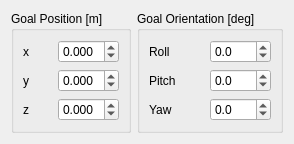
            <widget class="QWidget" name="right_arm_task_control">
             <attribute name="title">
              <string>Tsak Control</string>
             </attribute>
             <layout class="QGridLayout" name="gridLayout_23">
              <item row="0" column="0">
               <widget class="QGroupBox" name="right_goal_position_box">
                <property name="title">
                 <string>Goal Position [m]</string>
                </property>
                <layout class="QGridLayout" name="gridLayout_21">
                 <item row="0" column="0">
                  <widget class="QLabel" name="right_goal_x_txt">
                   <property name="text">
                    <string>x</string>
                   </property>
                   <property name="alignment">
                    <set>Qt::AlignLeading|Qt::AlignLeft|Qt::AlignVCenter</set>
                   </property>
                  </widget>
                 </item>
                 <item row="1" column="0">
                  <widget class="QLabel" name="right_goal_y_txt">
                   <property name="text">
                    <string>y</string>
                   </property>
                  </widget>
                 </item>
                 <item row="1" column="1">
                  <widget class="QDoubleSpinBox" name="right_goal_y">
                   <property name="decimals">
                    <number>3</number>
                   </property>
                   <property name="minimum">
                    <double>-1.000000000000000</double>
                   </property>
                   <property name="maximum">
                    <double>1.000000000000000</double>
                   </property>
                   <property name="singleStep">
                    <double>0.010000000000000</double>
                   </property>
                  </widget>
                 </item>
                 <item row="0" column="1">
                  <widget class="QDoubleSpinBox" name="right_goal_x">
                   <property name="decimals">
                    <number>3</number>
                   </property>
                   <property name="minimum">
                    <double>-1.000000000000000</double>
                   </property>
                   <property name="maximum">
                    <double>1.000000000000000</double>
                   </property>
                   <property name="singleStep">
                    <double>0.010000000000000</double>
                   </property>
                   <property name="value">
                    <double>0.000000000000000</double>
                   </property>
                  </widget>
                 </item>
                 <item row="2" column="0">
                  <widget class="QLabel" name="right_goal_z_txt">
                   <property name="text">
                    <string>z</string>
                   </property>
                  </widget>
                 </item>
                 <item row="2" column="1">
                  <widget class="QDoubleSpinBox" name="right_goal_z">
                   <property name="decimals">
                    <number>3</number>
                   </property>
                   <property name="minimum">
                    <double>-1.000000000000000</double>
                   </property>
                   <property name="maximum">
                    <double>1.000000000000000</double>
                   </property>
                   <property name="singleStep">
                    <double>0.010000000000000</double>
                   </property>
                   <property name="value">
                    <double>0.000000000000000</double>
                   </property>
                  </widget>
                 </item>
                </layout>
               </widget>
              </item>
              <item row="0" column="1">
               <widget class="QGroupBox" name="right_goal_orientation_box">
                <property name="title">
                 <string>Goal Orientation [deg]</string>
                </property>
                <layout class="QGridLayout" name="gridLayout_24">
                 <item row="0" column="1">
                  <widget class="QDoubleSpinBox" name="right_goal_roll">
                   <property name="decimals">
                    <number>1</number>
                   </property>
                   <property name="minimum">
                    <double>-180.000000000000000</double>
                   </property>
                   <property name="maximum">
                    <double>180.000000000000000</double>
                   </property>
                  </widget>
                 </item>
                 <item row="1" column="0">
                  <widget class="QLabel" name="right_goal_pitch_txt">
                   <property name="text">
                    <string>Pitch</string>
                   </property>
                  </widget>
                 </item>
                 <item row="0" column="0">
                  <widget class="QLabel" name="right_goal_roll_txt">
                   <property name="text">
                    <string>Roll</string>
                   </property>
                  </widget>
                 </item>
                 <item row="1" column="1">
                  <widget class="QDoubleSpinBox" name="right_goal_pitch">
                   <property name="decimals">
                    <number>1</number>
                   </property>
                   <property name="minimum">
                    <double>-180.000000000000000</double>
                   </property>
                   <property name="maximum">
                    <double>180.000000000000000</double>
                   </property>
                  </widget>
                 </item>
                 <item row="2" column="0">
                  <widget class="QLabel" name="right_goal_yaw_txt">
                   <property name="text">
                    <string>Yaw</string>
                   </property>
                  </widget>
                 </item>
                 <item row="2" column="1">
                  <widget class="QDoubleSpinBox" name="right_goal_yaw">
                   <property name="decimals">
                    <number>1</number>
                   </property>
                   <property name="minimum">
                    <double>-180.000000000000000</double>
                   </property>
                   <property name="maximum">
                    <double>180.000000000000000</double>
                   </property>
                  </widget>
                 </item>
                </layout>
               </widget>
              </item>
             </layout>
            </widget>
